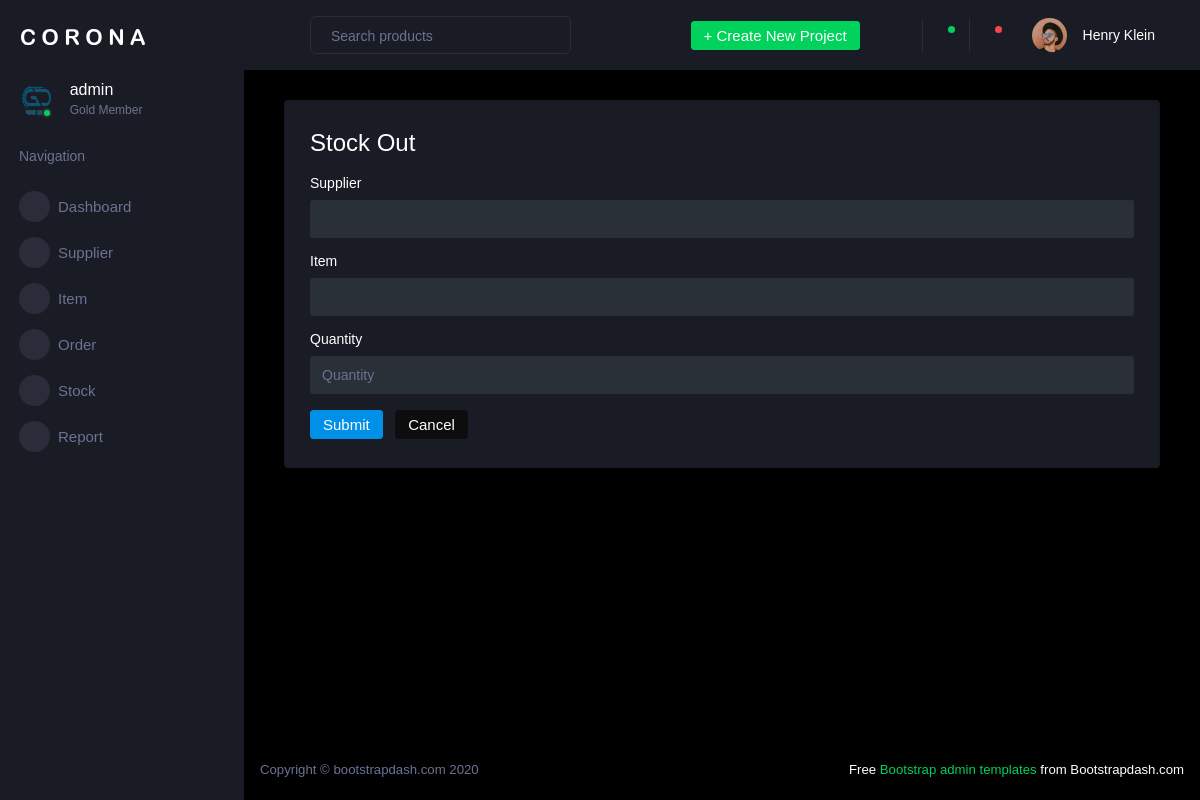
Page /stock/stockout (signed in) on the committed database.
### accounts/models.py (models this page shows, shortened)
class Users(AbstractUser):
    MASTER = 1
    DEAN_OF_STUDY = 2
    STORE_KEEPER = 3
    LIBRARIAN = 4
    HARDWARE_MANAGER = 5
    TEACHER = 6
    STUDENT = 7
    ROLE_CHOICES = [
        (MASTER, 'Master'),
        (DEAN_OF_STUDY, 'Dean of Study'),
        (STORE_KEEPER, 'Store keeper'),
        (LIBRARIAN, 'Librarian'),
        (HARDWARE_MANAGER, 'Hardware Manager'),
        (TEACHER, 'Teacher'),
        (STUDENT, 'Student'),
    ]
    role = models.IntegerField(choices=ROLE_CHOICES, default=STUDENT)
    phone_number = models.CharField(max_length=15, blank=True, null=True)
    profile_picture = models.ImageField(upload_to='profile_pictures/', blank=True, null=True)
    class Meta:
        verbose_name = 'User'
        verbose_name_plural = 'Users'
    groups = models.ManyToManyField(
        'auth.Group',
        verbose_name='groups',
        blank=True,
        help_text='The groups this user belongs to. A user will get all permissions granted to each of their groups.',
        related_name='custom_users'  # Specify custom related_name
    )
    user_permissions = models.ManyToManyField(
        'auth.Permission',
        verbose_name='user permissions',
        blank=True,
        help_text='Specific permissions for this user.',
        related_name='custom_users'  # Specify custom related_name
    )

### stock_management/views.py (the view, shortened to what this page needs)
# urls.py: path('stockout', views.stockout, name="stockout"),
@login_required
def stockout(request):
    item_var = Item.objects.all()
    supplier_var = Supplier.objects.all()
    context = {
        'item_var': item_var,
        'supplier_var':supplier_var
    }
    return render(request, 'stock_management/stock_out.html', context)

### stock_management/templates/stock_management/stock_out.html (shortened to what this page needs)
{% extends "stock_management/stock_base.html" %}
{% load static %}
{% block content %}
<div class="col-12 grid-margin stretch-card">
    <div class="card">
        <div class="card-body">
            <h3 class="card-title">Stock Out</h3>
            <form class="forms-sample" method="post" enctype="multipart/form-data">
                <div class="form-group">
                    <label for="supplier">Supplier</label>
                    <input type="text" value="{{ stockout.supplier.name }}" class="form-control" name="supplier" id="supplier" list="supplier-list">
                </div>
                <div class="form-group">
                    <label for="item">Item</label>
                    <input type="text" value="{{ stockout.item.name }}" class="form-control" name="item" id="item" list="item-list">
                </div>
                <div class="form-group">
                    <label for="quantity">Quantity</label>
                    <input type="number" class="form-control" id="quantity" name="quantity" placeholder="Quantity" required >
                </div>
                <button type="submit" class="btn btn-primary mr-2">Submit</button>
                <button type="reset" class="btn btn-dark">Cancel</button>
            </form>
        </div>
    </div>
</div>
{% endblock content %}

### stock_management/templates/stock_management/partials/_sidebar.html (shortened to what this page needs)
<nav class="sidebar sidebar-offcanvas" id="sidebar">
  <div class="sidebar-brand-wrapper d-none d-lg-flex align-items-center justify-content-center fixed-top">
    <a class="sidebar-brand brand-logo" href="index.html"><img src="assets/images/logo.svg" alt="logo" /></a>
  </div>
  <ul class="nav">
    <li class="nav-item profile">
      <div class="profile-desc">
        <div class="profile-pic">
          <div class="count-indicator">
            {% if request.user.profile_picture %}
            <img class="img-xs rounded-circle" src="{{ request.user.profile_picture.url }}" alt="">
            {% else %}
            <img class="img-xs rounded-circle" src="" alt="">
            {% endif %}
            <span class="count bg-success"></span>
          </div>
          <div class="profile-name">
            <h5 class="mb-0 font-weight-normal">{{request.user.username}}</h5>
            <span>Gold Member</span>
          </div>
        </div>
        <a href="#" id="profile-dropdown" data-toggle="dropdown"><i class="mdi mdi-dots-vertical"></i></a>
      </div>
    </li>
    <li class="nav-item nav-category">
      <span class="nav-link">Navigation</span>
    </li>
    <li class="nav-item menu-items">
      <a class="nav-link" href="{% url 'stock_dash' %}">
        <span class="menu-icon">
          <i class="mdi mdi-speedometer"></i>
        </span>
        <span class="menu-title">Dashboard</span>
      </a>
    </li>
    <li class="nav-item menu-items">
      <a class="nav-link" data-toggle="collapse" href="#ui-basic" aria-expanded="false" aria-controls="ui-basic">
        <span class="menu-icon">
          <i class="mdi mdi-laptop"></i>
        </span>
        <span class="menu-title">Supplier</span>
        <i class="menu-arrow"></i>
      </a>
    </li>
    <li class="nav-item menu-items">
      <a class="nav-link" data-toggle="collapse" href="#ui-basic1" aria-expanded="false" aria-controls="ui-basic">
        <span class="menu-icon">
          <i class="mdi mdi-laptop"></i>
        </span>
        <span class="menu-title">Item</span>
        <i class="menu-arrow"></i>
      </a>
    </li>
    <li class="nav-item menu-items">
      <a class="nav-link" data-toggle="collapse" href="#ui-basic2" aria-expanded="false" aria-controls="ui-basic">
        <span class="menu-icon">
          <i class="mdi mdi-laptop"></i>
        </span>
        <span class="menu-title">Order</span>
        <i class="menu-arrow"></i>
      </a>
    </li>
    <li class="nav-item menu-items">
      <a class="nav-link" data-toggle="collapse" href="#ui-basic3" aria-expanded="false" aria-controls="ui-basic">
        <span class="menu-icon">
          <i class="mdi mdi-laptop"></i>
        </span>
        <span class="menu-title">Stock</span>
        <i class="menu-arrow"></i>
      </a>
    </li>
    <li class="nav-item menu-items">
      <a class="nav-link" href="pages/icons/mdi.html">
        <span class="menu-icon">
          <i class="mdi mdi-contacts"></i>
        </span>
        <span class="menu-title">Report</span>
      </a>
    </li>
  </ul>
</nav>

### rows in the picture
Users: user.profile_picture (picture), user.username "admin"
